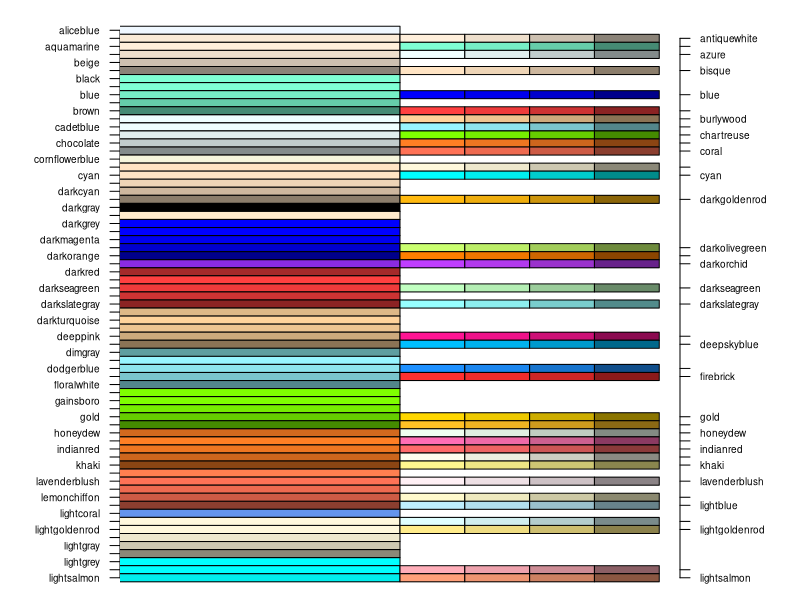
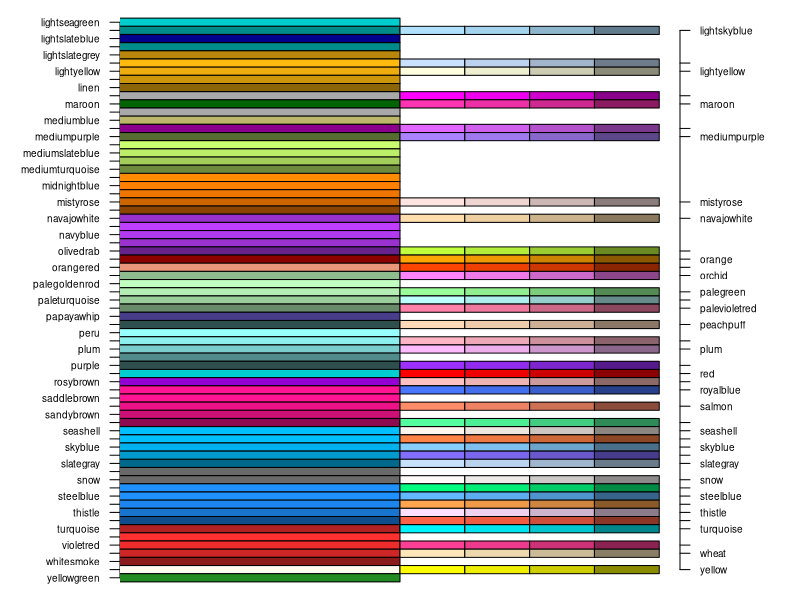

These figures' R source, in order:

#### Make 2-page color table of all colors available in R ####
# R colors minus 100 shades of grey 
cols = colors()[c(2:151,362:657)]

# Duplicate colors
dupCols = list()
for (i in 1:4){
  dupCols[[i]] <- cols[grep(pattern = i,x = cols)]
}
dupNames = gsub(pattern = '1',replacement = '',x = dupCols[[1]])

# All Color Names 
allNames = cols[!grepl('1',cols) & !grepl('2',cols) & !grepl('3',cols) & !grepl('4',cols)]
indx = match(dupNames,allNames)

# Output color table 
output = data.frame(col = cols,c1=NA,c2=NA,c3=NA,c4=NA,stringsAsFactors = F)
for (i in 1:4){
  output[,i+1][indx] = dupCols[[i]]
}

# Set rectangles x start and end points 
x1 = c(0,3,3.5,4,4.5)
x2 = c(3,3.5,4,4.5,5)

# 2 page color chart 
pdf('rColorTable.pdf',height = 10)
par(mar=c(0,6,0,6))
# First page
plot(0, type="n", ylab="", xlab="",axes=FALSE, ylim=c(69,0), xlim=c(1,5))
axis(2,at = 1:69,labels = allNames[1:69],las=1,cex.axis=0.6)
axis(4,at= indx[indx<70],labels = allNames[indx[indx<70]],cex.axis=0.6,las=1)
for (j in 1:69) {
  for (i in 1:5) {
    #k = j*5 + i
    if (!is.na(output[j,i])){
      rect(x1[i],j-0.5, x2[i],j+0.5, border="black", col=output[j,i])
    }
  }
}
# Second Page 
plot(0, type="n", ylab="", xlab="",axes=FALSE, ylim=c(138,70),xlim=c(1,5))
axis(2,at = 70:138,labels = allNames[70:138],las=1,cex.axis=0.6)
axis(4,at= indx[indx>=70],labels = allNames[indx[indx>=70]],cex.axis=0.6,las=1)
for (j in 70:138) {
  for (i in 1:5) {
    #k = j*5 + i
    if (!is.na(output[j,i])){
      rect(x1[i],j-0.5, x2[i],j+0.5, border="black", col=output[j,i])
    }
  }
}
dev.off()
